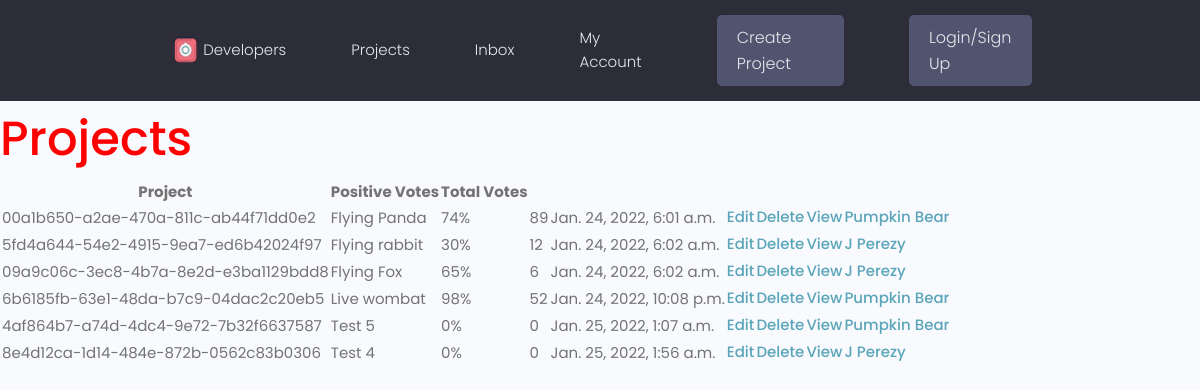
The page / on the database its author committed.
### search/models.py (models this page shows, shortened)
class Project(models.Model):
    owner = models.ForeignKey(Profile, null=True, blank=True, on_delete=models.SET_NULL)
    title = models.CharField(max_length=200)
    description = models.TextField(null=True, blank=True)
    featured_image = models.ImageField(null=True,blank=True, default="tiny-desicion-logo.png")
    demo_link = models.CharField(max_length=2000, blank=True)
    source_link = models.CharField(max_length=200, null=True, blank=True)
    tag = models.ManyToManyField('Tag', blank=True)
    vote_total = models.IntegerField(default=0, null=True, blank=True)
    vote_ratio = models.IntegerField(default=0, null=True, blank=True)
    created = models.DateTimeField(auto_now_add=True)
    id = models.UUIDField(default=uuid.uuid4, unique=True, primary_key=True, editable=False)

### users/models.py (models this page shows, shortened)
class Profile(models.Model):
    user = models.OneToOneField(User, on_delete=models.CASCADE, null=True, blank=True)
    name = models.CharField(max_length=200, blank=True, null=True)
    email = models.EmailField(max_length=50, blank=True, null=True)
    username = models.CharField(max_length=50, blank=True, null=True)
    location = models.CharField(max_length=50, blank=True, null=True)
    short_intro = models.CharField(max_length=200, blank=True, null=True)
    bio = models.TextField(blank=True, null=True)
    profile_image = models.ImageField(null=True, blank=True, upload_to='profiles/', default='profiles/bug.png')
    social_github = models.CharField(max_length=200, blank=True, null=True)
    social_twitter = models.CharField(max_length=200, blank=True, null=True)
    social_linkedin = models.CharField(max_length=200, blank=True, null=True)
    social_youtube = models.CharField(max_length=200, blank=True, null=True)
    social_website = models.CharField(max_length=200, blank=True, null=True)
    created = models.DateTimeField(auto_now_add=True)
    id = models.UUIDField(default=uuid.uuid4, unique=True, primary_key=True, editable=False)

### search/views.py (the view)
# urls.py: path('', views.projects, name="projects"),
def projects(request):
    projects = Project.objects.all()
    context = {'projects': projects}
    return render(request, 'content/projects.html', context)

### templates/content/projects.html
{% extends 'base/base.html' %}
{% block content %}
<h1>Projects </h1>
    <table>
        <tr>
            <th>Project</th>
            <th>Positive Votes</th>
            <th>Total Votes</th>
            <th></th>
            <th></th>
        </tr>
        {% for project in projects %}
            <tr>
                <td>{{ project.id}} </td>
                <td>{{ project.title}}</td>
                <td>{{ project.vote_ratio}}%</td>
                <td>{{ project.vote_total}}</td>
                <td>{{ project.created}} </td>
                <td><a href="{% url 'update-project' project.id %}">Edit</a></td>
                <td><a href="{% url 'delete-project' project.id %}">Delete</a></td>
                <td><a href="{% url 'project' project.id %}">View</a></td>
                <td><a href="{% url 'project' project.id %}">{{ project.owner.name }}</a></td>
            </tr>
        {% endfor %}
    </table>
{% endblock content   %}

### static/styles/app.css (style rules this page uses)
:root { --color-sub: #2d2d39; }

### static/styles/main.css (style rules this page uses)
h1 { color: red; }

### static/uikit/styles/modules/_variables.css (style rules this page uses)
:root { --color-main: #5aa5b9; --color-main-light: #e6faff; --color-sub: #3f4156; --color-sub-light: #51546e; --color-sub-lighter: #ededfd; --color-text: #737373; --color-gray: #8b8b8b; --color-light: #e5e7eb; --color-light-gray: #767676; --color-bg: #f8fafd; --color-white: #fffefd; --color-white-light: #f3f3f3; --color-success: #359e64; --color-success-bg: #def8e8; --color-error: #fc4b0b; --color-error-bg: #fff2ee; --font-base: 'Poppins', arial, helvetica, 'Segoe UI', roboto, ubuntu, sans-serif; --font-monospace: 'Fira Code', 'Courier New', courier, monospace; --font-regular: 300; --font-medium: 500; --font-bold: 700; --generic-shadow: 1px 1px 5px #00000010; --generic-transition: all 0.3s ease-in-out; }

### static/uikit/styles/modules/_base.css (style rules this page uses)
* { margin: 0; padding: 0; box-sizing: border-box; text-rendering: optimizeLegibility; color: inherit; font-size: inherit; }
html { font-size: 50%; }
@media only screen and (min-width: 480px) { html { font-size: 56.25%; } }
@media only screen and (min-width: 1200px) { html { font-size: 62.5%; } }
body { line-height: 1.6; font-weight: 400; font-size: 1.5rem; color: var(--color-text); background-color: var(--color-bg); min-height: 100vh; }

### static/uikit/styles/modules/_typography.css (style rules this page uses)
* { font-family: var(--font-base); }
h1 { font-size: 4.8rem; font-weight: var(--font-medium); }
a { padding-bottom: 2px; text-decoration: none; display: inline-block; color: var(--color-main); font-weight: var(--font-medium); }

### rows shown on the page
Project: id "00a1b650-a2ae-470a-811c-ab44f71dd0e2", title "Flying Panda", vote_ratio "74", vote_total "89", created "Jan. 24, 2022, 6:01 a.m.", owner.name "Pumpkin Bear"
Project: id "5fd4a644-54e2-4915-9ea7-ed6b42024f97", title "Flying rabbit", vote_ratio "30", vote_total "12", created "Jan. 24, 2022, 6:02 a.m.", owner.name "J Perezy"
Project: id "09a9c06c-3ec8-4b7a-8e2d-e3ba1129bdd8", title "Flying Fox", vote_ratio "65", vote_total "6", created "Jan. 24, 2022, 6:02 a.m.", owner.name "J Perezy"
Project: id "6b6185fb-63e1-48da-b7c9-04dac2c20eb5", title "Live wombat", vote_ratio "98", vote_total "52", created "Jan. 24, 2022, 10:08 p.m.", owner.name "Pumpkin Bear"
Project: id "4af864b7-a74d-4dc4-9e72-7b32f6637587", title "Test 5", vote_ratio "0", vote_total "0", created "Jan. 25, 2022, 1:07 a.m.", owner.name "Pumpkin Bear"
Project: id "8e4d12ca-1d14-484e-872b-0562c83b0306", title "Test 4", vote_ratio "0", vote_total "0", created "Jan. 25, 2022, 1:56 a.m.", owner.name "J Perezy"
